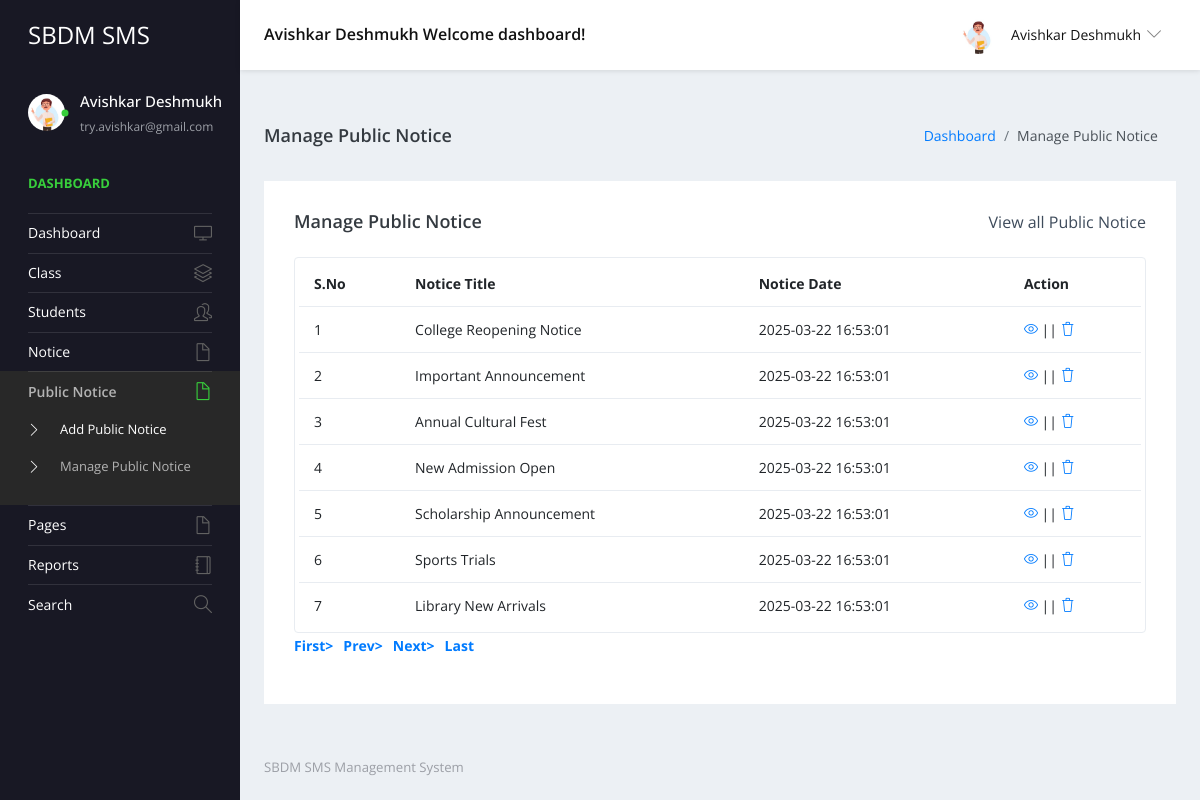
/admin/manage-public-notice.php (signed in), run on the app's committed database.
### tables this page shows
CREATE TABLE `tblpublicnotice` (
  `ID` int(5) NOT NULL,
  `NoticeTitle` varchar(200) DEFAULT NULL,
  `NoticeMessage` mediumtext DEFAULT NULL,
  `CreationDate` timestamp NULL DEFAULT current_timestamp()
);

### admin/manage-public-notice.php (the view, shortened to what this page needs)
<?php
include('includes/dbconnection.php');
if (strlen($_SESSION['sturecmsaid']==0)) {
  header('location:logout.php');
  } else{
?>
<!DOCTYPE html>
<html lang="en">
  <head>
    <link rel="stylesheet" href="vendors/simple-line-icons/css/simple-line-icons.css">
    <link rel="stylesheet" href="vendors/flag-icon-css/css/flag-icon.min.css">
    <link rel="stylesheet" href="vendors/css/vendor.bundle.base.css">
    <link rel="stylesheet" href="./vendors/daterangepicker/daterangepicker.css">
    <link rel="stylesheet" href="./vendors/chartist/chartist.min.css">
    <link rel="stylesheet" href="./css/style.css">
  </head>
  <body>
    <div class="container-scroller">
     <?php include_once('includes/header.php');?>
      <div class="container-fluid page-body-wrapper">
        <?php include_once('includes/sidebar.php');?>
        <div class="main-panel">
          <div class="content-wrapper">
             <div class="page-header">
              <h3 class="page-title"> Manage Public Notice </h3>
              <nav aria-label="breadcrumb">
                <ol class="breadcrumb">
                  <li class="breadcrumb-item"><a href="dashboard.php">Dashboard</a></li>
                  <li class="breadcrumb-item active" aria-current="page"> Manage Public Notice</li>
                </ol>
              </nav>
            </div>
            <div class="row">
              <div class="col-md-12 grid-margin stretch-card">
                <div class="card">
                  <div class="card-body">
                    <div class="d-sm-flex align-items-center mb-4">
                      <h4 class="card-title mb-sm-0">Manage Public Notice</h4>
                      <a href="#" class="text-dark ml-auto mb-3 mb-sm-0"> View all Public Notice</a>
                    </div>
                    <div class="table-responsive border rounded p-1">
                      <table class="table">
                        <thead>
                          <tr>
                            <th class="font-weight-bold">S.No</th>
                            <th class="font-weight-bold">Notice Title</th>
                            <th class="font-weight-bold">Notice Date</th>
                            <th class="font-weight-bold">Action</th>
                          </tr>
                        </thead>
                        <tbody>
                           <?php
                            if (isset($_GET['pageno'])) {
            $pageno = $_GET['pageno'];
        } else {
            $pageno = 1;
        }
        $no_of_records_per_page =15;
       $ret = "SELECT ID FROM tblpublicnotice";
$query1 = $dbh -> prepare($ret);
$query1->execute();
$total_rows=$query1->rowCount();
$total_pages = ceil($total_rows / $no_of_records_per_page);
$sql="SELECT * from tblpublicnotice";
$query = $dbh -> prepare($sql);
$query->execute();
$results=$query->fetchAll(PDO::FETCH_OBJ);
$cnt=1;
if($query->rowCount() > 0)
{
foreach($results as $row)
{               ?>
                          <tr>
                            <td><?php echo htmlentities($cnt);?></td>
                            <td><?php  echo htmlentities($row->NoticeTitle);?></td>
                            <td><?php  echo htmlentities($row->CreationDate);?></td>
                            <td>
                              <div><a href="edit-public-notice-detail.php?editid=<?php echo htmlentities ($row->ID);?>"><i class="icon-eye"></i></a>
                                                || <a href="manage-public-notice.php?delid=<?php echo ($row->ID);?>" onclick="return confirm('Do you really want to Delete ?');"> <i class="icon-trash"></i></a></div>
                            </td>
                          </tr><?php $cnt=$cnt+1;}} ?>
                        </tbody>
                      </table>
                    </div>
                    <div align="left">
    <ul class="pagination" >
        <li><a href="?pageno=1"><strong>First></strong></a></li>
        <li class="<?php if($pageno <= 1){ echo 'disabled'; } ?>">
            <a href="<?php if($pageno <= 1){ echo '#'; } else { echo "?pageno=".($pageno - 1); } ?>"><strong style="padding-left: 10px">Prev></strong></a>
        </li>
        <li class="<?php if($pageno >= $total_pages){ echo 'disabled'; } ?>">
            <a href="<?php if($pageno >= $total_pages){ echo '#'; } else { echo "?pageno=".($pageno + 1); } ?>"><strong style="padding-left: 10px">Next></strong></a>
        </li>
        <li><a href="?pageno=<?php echo $total_pages; ?>"><strong style="padding-left: 10px">Last</strong></a></li>
    </ul>
</div>
                  </div>
                </div>
              </div>
            </div>
          </div>
         <?php include_once('includes/footer.php');?>
        </div>
      </div>
    </div>
  </body>
</html><?php }  ?>

### admin/includes/header.php (shortened to what this page needs)
 <nav class="navbar default-layout-navbar col-lg-12 col-12 p-0 fixed-top d-flex flex-row">
        <div class="navbar-brand-wrapper d-flex align-items-center">
          <a class="navbar-brand brand-logo" href="dashboard.php">
            <strong style="color: white;">SBDM SMS</strong>
          </a>
        </div><?php
         $aid= $_SESSION['sturecmsaid'];
$sql="SELECT * from tbladmin where ID=:aid";
$query = $dbh -> prepare($sql);
$query->bindParam(':aid',$aid,PDO::PARAM_STR);
$query->execute();
$results=$query->fetchAll(PDO::FETCH_OBJ);
$cnt=1;
if($query->rowCount() > 0)
{
foreach($results as $row)
{               ?>
        <div class="navbar-menu-wrapper d-flex align-items-center flex-grow-1">
          <h5 class="mb-0 font-weight-medium d-none d-lg-flex"><?php  echo htmlentities($row->AdminName);?> Welcome dashboard!</h5>
          <ul class="navbar-nav navbar-nav-right ml-auto">
            <li class="nav-item dropdown d-none d-xl-inline-flex user-dropdown">
              <a class="nav-link dropdown-toggle" id="UserDropdown" href="#" data-toggle="dropdown" aria-expanded="false">
                <img class="img-xs rounded-circle ml-2" src="images/faces/face8.jpg" alt="Profile image"> <span class="font-weight-normal"> <?php  echo htmlentities($row->AdminName);?> </span></a>
                <?php $cnt=$cnt+1;}} ?>
            </li>
          </ul>
        </div>
      </nav>

### admin/includes/sidebar.php (shortened to what this page needs)
<nav class="sidebar sidebar-offcanvas" id="sidebar">
          <ul class="nav">
            <li class="nav-item nav-profile">
              <a href="#" class="nav-link">
                <div class="profile-image">
                  <img class="img-xs rounded-circle" src="images/faces/face8.jpg" alt="profile image">
                  <div class="dot-indicator bg-success"></div>
                </div>
                <div class="text-wrapper">
                  <?php
         $aid= $_SESSION['sturecmsaid'];
$sql="SELECT * from tbladmin where ID=:aid";
$query = $dbh -> prepare($sql);
$query->bindParam(':aid',$aid,PDO::PARAM_STR);
$query->execute();
$results=$query->fetchAll(PDO::FETCH_OBJ);
$cnt=1;
if($query->rowCount() > 0)
{
foreach($results as $row)
{               ?>
                  <p class="profile-name"><?php  echo htmlentities($row->AdminName);?></p>
                  <p class="designation"><?php  echo htmlentities($row->Email);?></p><?php $cnt=$cnt+1;}} ?>
                </div>
              </a>
            </li>
            <li class="nav-item nav-category">
              <span class="nav-link">Dashboard</span>
            </li>
            <li class="nav-item">
              <a class="nav-link" href="dashboard.php">
                <span class="menu-title">Dashboard</span>
                <i class="icon-screen-desktop menu-icon"></i>
              </a>
            </li>
            <li class="nav-item">
              <a class="nav-link" data-toggle="collapse" href="#ui-basic" aria-expanded="false" aria-controls="ui-basic">
                <span class="menu-title">Class</span>
                <i class="icon-layers menu-icon"></i>
              </a>
            </li>
            <li class="nav-item">
              <a class="nav-link" data-toggle="collapse" href="#ui-basic1" aria-expanded="false" aria-controls="ui-basic1">
                <span class="menu-title">Students</span>
                <i class="icon-people menu-icon"></i>
              </a>
            </li>
            <li class="nav-item">
              <a class="nav-link" data-toggle="collapse" href="#auth" aria-expanded="false" aria-controls="auth">
                <span class="menu-title">Notice</span>
                <i class="icon-doc menu-icon"></i>
              </a>
            </li>
            <li class="nav-item">
              <a class="nav-link" data-toggle="collapse" href="#auth1" aria-expanded="false" aria-controls="auth">
                <span class="menu-title">Public Notice</span>
                <i class="icon-doc menu-icon"></i>
              </a>
              <div class="collapse" id="auth1">
                <ul class="nav flex-column sub-menu">
                  <li class="nav-item"> <a class="nav-link" href="add-public-notice.php"> Add Public Notice </a></li>
                  <li class="nav-item"> <a class="nav-link" href="manage-public-notice.php"> Manage Public Notice </a></li>
                </ul>
              </div>
              <li class="nav-item">
              <a class="nav-link" data-toggle="collapse" href="#auth2" aria-expanded="false" aria-controls="auth">
                <span class="menu-title">Pages</span>
                <i class="icon-doc menu-icon"></i>
              </a>
            </li>
              <li class="nav-item">
              <a class="nav-link" href="between-dates-reports.php">
                <span class="menu-title">Reports</span>
                <i class="icon-notebook menu-icon"></i>
              </a>
            </li>
            <li class="nav-item">
              <a class="nav-link" href="search.php">
                <span class="menu-title">Search</span>
                <i class="icon-magnifier menu-icon"></i>
              </a>
            </li>
            </li>
          </ul>
        </nav>

### data on the page
tblpublicnotice: NoticeTitle "College Reopening Notice", CreationDate "2025-03-22 16:53:01"
tblpublicnotice: NoticeTitle "Important Announcement", CreationDate "2025-03-22 16:53:01"
tblpublicnotice: NoticeTitle "Annual Cultural Fest", CreationDate "2025-03-22 16:53:01"
tblpublicnotice: NoticeTitle "New Admission Open", CreationDate "2025-03-22 16:53:01"
tblpublicnotice: NoticeTitle "Scholarship Announcement", CreationDate "2025-03-22 16:53:01"
tblpublicnotice: NoticeTitle "Sports Trials", CreationDate "2025-03-22 16:53:01"
tblpublicnotice: NoticeTitle "Library New Arrivals", CreationDate "2025-03-22 16:53:01"

### other printed values
$row->AdminName "Avishkar Deshmukh"
$row->Email "try.avishkar@gmail.com"
